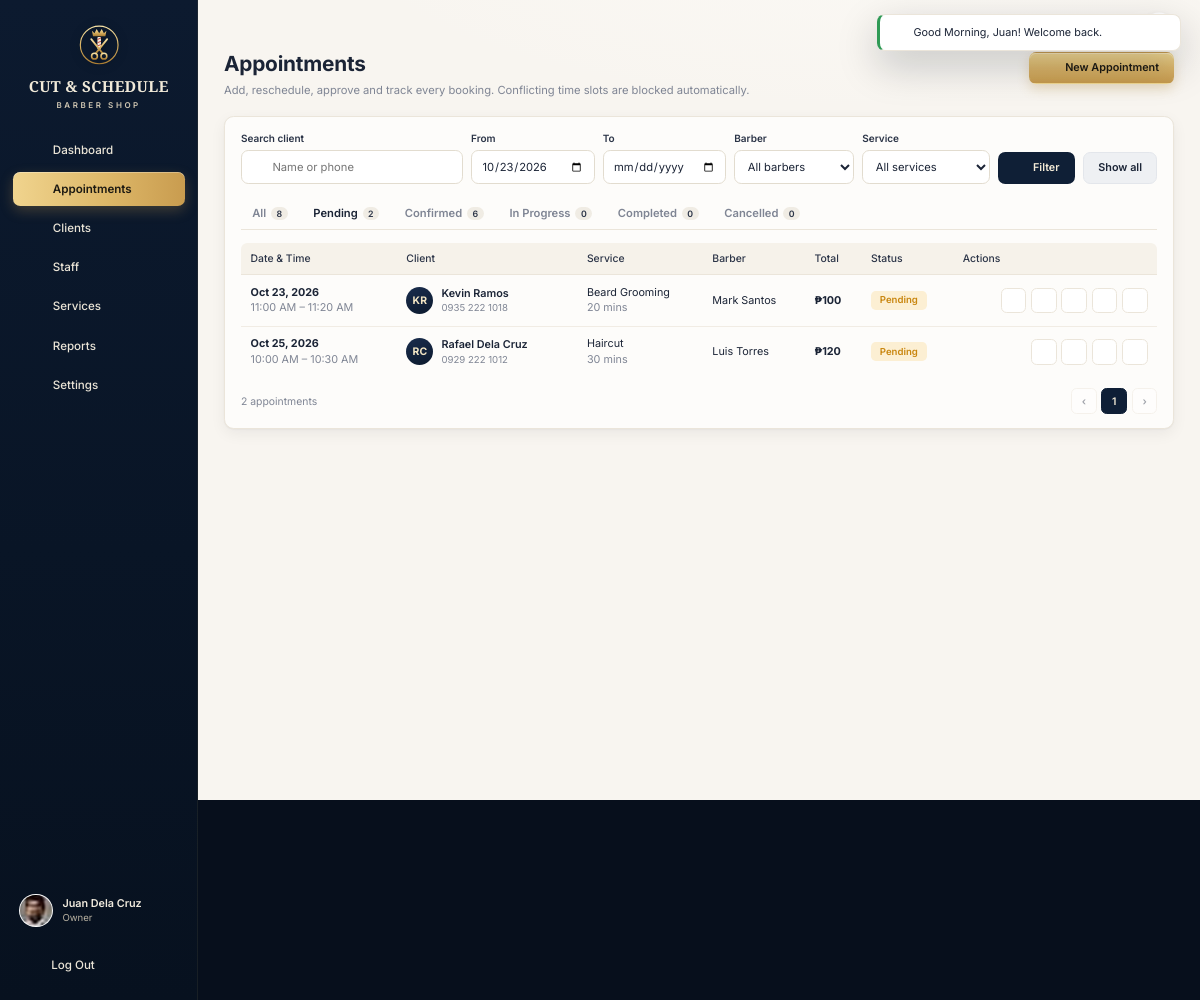
/owner/appointments.php?status=pending&from=2026-10-23 (signed in), run on the app's committed database.
### tables this page shows
CREATE TABLE users (
  id               INT AUTO_INCREMENT PRIMARY KEY,
  name             VARCHAR(100) NOT NULL,
  username         VARCHAR(100) UNIQUE NOT NULL,
  email            VARCHAR(150) UNIQUE NOT NULL,
  phone            VARCHAR(30)  NULL,
  password         VARCHAR(255) NOT NULL,
  role             ENUM('owner','staff','client') NOT NULL,
  status           ENUM('active','inactive') DEFAULT 'active',
  avatar           VARCHAR(255) NULL,
  remember_token   VARCHAR(64)  NULL,
  remember_expires DATETIME     NULL,
  created_at       DATETIME DEFAULT CURRENT_TIMESTAMP,
  updated_at       DATETIME DEFAULT CURRENT_TIMESTAMP ON UPDATE CURRENT_TIMESTAMP
);

CREATE TABLE appointments (
  id               INT AUTO_INCREMENT PRIMARY KEY,
  client_id        INT NOT NULL,
  barber_id        INT NOT NULL,
  service_id       INT NOT NULL,
  appointment_date DATE NOT NULL,
  start_time       TIME NOT NULL,
  end_time         TIME NOT NULL,
  status           ENUM('pending','confirmed','in_progress','completed','cancelled') NOT NULL DEFAULT 'pending',
  base_price       DECIMAL(10,2) NOT NULL,
  discount_type    ENUM('none','senior','pwd') NOT NULL DEFAULT 'none',
  discount_amount  DECIMAL(10,2) NOT NULL DEFAULT 0,
  total_price      DECIMAL(10,2) NOT NULL,
  notes            TEXT NULL,
  created_by       INT NULL,
  completed_at     DATETIME NULL,
  created_at       DATETIME DEFAULT CURRENT_TIMESTAMP,
  updated_at       DATETIME DEFAULT CURRENT_TIMESTAMP ON UPDATE CURRENT_TIMESTAMP,
  INDEX idx_barber_date (barber_id, appointment_date),
  INDEX idx_date_status (appointment_date, status),
  INDEX idx_client (client_id),
  CONSTRAINT fk_appt_client  FOREIGN KEY (client_id)  REFERENCES clients(id)  ON DELETE CASCADE,
  CONSTRAINT fk_appt_barber  FOREIGN KEY (barber_id)  REFERENCES users(id)    ON DELETE RESTRICT,
  CONSTRAINT fk_appt_service FOREIGN KEY (service_id) REFERENCES services(id) ON DELETE RESTRICT,
  CONSTRAINT fk_appt_creator FOREIGN KEY (created_by) REFERENCES users(id)    ON DELETE SET NULL
);

CREATE TABLE clients (
  id                   INT AUTO_INCREMENT PRIMARY KEY,
  user_id              INT NULL UNIQUE,
  name                 VARCHAR(100) NOT NULL,
  email                VARCHAR(150) NULL,
  phone                VARCHAR(30)  NULL,
  discount_type        ENUM('none','senior','pwd') NOT NULL DEFAULT 'none',
  preferred_barber_id  INT NULL,
  preferred_service_id INT NULL,
  notes                TEXT NULL,
  avatar               VARCHAR(255) NULL,
  created_at           DATETIME DEFAULT CURRENT_TIMESTAMP,
  updated_at           DATETIME DEFAULT CURRENT_TIMESTAMP ON UPDATE CURRENT_TIMESTAMP,
  CONSTRAINT fk_client_user    FOREIGN KEY (user_id) REFERENCES users(id) ON DELETE SET NULL,
  CONSTRAINT fk_client_barber  FOREIGN KEY (preferred_barber_id) REFERENCES users(id) ON DELETE SET NULL,
  CONSTRAINT fk_client_service FOREIGN KEY (preferred_service_id) REFERENCES services(id) ON DELETE SET NULL
);

CREATE TABLE services (
  id          INT AUTO_INCREMENT PRIMARY KEY,
  name        VARCHAR(100) NOT NULL,
  description VARCHAR(255) NULL,
  price       DECIMAL(10,2) NOT NULL,
  duration    INT NOT NULL,
  image       VARCHAR(255) NULL,
  status      ENUM('active','archived') DEFAULT 'active',
  sort_order  INT NOT NULL DEFAULT 0,
  created_at  DATETIME DEFAULT CURRENT_TIMESTAMP,
  updated_at  DATETIME DEFAULT CURRENT_TIMESTAMP ON UPDATE CURRENT_TIMESTAMP,
  CHECK (price > 0),
  CHECK (duration > 0)
);

### includes/header.php (shortened to what the rows shown need)
<?php
$role = $user->getRole();
$profileUrl = ['owner' => 'owner/settings.php', 'staff' => 'staff/profile.php', 'client' => 'client/profile.php'][$role];
?>
<!doctype html>
<html lang="en">
<head>
  <link rel="stylesheet" href="<?= asset('assets/css/app.css') ?>">
</head>
<body class="app role-<?= e($role) ?>" data-base="<?= e(BASE_URL) ?>"<?= !empty($fitScreen) ? ' data-fit' : '' ?>>
<div class="app-shell">
  <aside class="sidebar" id="sidebar">
      <?php foreach (nav_items($role) as [$key, $label, $href, $ico]): ?>
          <?= icon($ico, '', 20) ?><span><?= e($label) ?></span>
      <?php endforeach; ?>
    <div class="sidebar-foot">
      <a class="sidebar-user" href="<?= url($profileUrl) ?>">
        <?= avatar($user->getName(), $user->getAvatar(), 42) ?>
        <span>
          <strong><?= e($user->getName()) ?></strong>
          <small><?= e($user->roleLabel()) ?></small>
        </span>
      </a>
    </div>
  </aside>
  <div class="main">
    <main class="content">

### includes/functions.php (shortened to what the rows shown need)
<?php
function e($value): string
{
    return htmlspecialchars((string) ($value ?? ''), ENT_QUOTES, 'UTF-8');
}
function url(string $path = ''): string
{
    return BASE_URL . '/' . ltrim($path, '/');
}
function asset(string $path): string
{
    $file = APP_ROOT . '/' . ltrim($path, '/');
    $v = is_file($file) ? filemtime($file) : 1;
    return url($path) . '?v=' . $v;
}
function input(string $key, $default = '')
{
    $v = $_POST[$key] ?? $_GET[$key] ?? $default;
    return is_string($v) ? trim($v) : $v;
}
function peso($amount): string
{
    $amount = (float) $amount;
    $decimals = abs($amount - round($amount)) < 0.005 ? 0 : 2;
    return '₱' . number_format($amount, $decimals);
}
function fmt_time(?string $time, bool $pad = false): string
{
    return date($pad ? 'h:i A' : 'g:i A', strtotime('2000-01-01 ' . $time));
}
function fmt_date(?string $date, string $format = 'M j, Y'): string
{
    return $date ? date($format, strtotime($date)) : '';
}
function initials(string $name): string
{
    $parts = preg_split('/\s+/', trim($name));
    $first = mb_substr($parts[0] ?? '', 0, 1);
    $last = count($parts) > 1 ? mb_substr(end($parts), 0, 1) : '';
    return mb_strtoupper($first . $last);
}
function media_url(?string $path): ?string
{
    if (!$path) {
        return null;
    }
    return is_file(APP_ROOT . '/' . $path) ? url($path) : null;
}
function avatar(?string $name, ?string $path = null, int $size = 40, string $class = ''): string
{
    $src = media_url($path);
    $style = "width:{$size}px;height:{$size}px;";
    if ($src) {
        return '<img class="avatar ' . e($class) . '" src="' . e($src) . '" alt="' . e($name) . '" style="' . $style . '">';
    }
    $fs = max(10, (int) round($size * 0.38));
    return '<span class="avatar avatar-initials ' . e($class) . '" style="' . $style . 'font-size:' . $fs . 'px">' . e(initials($name ?? '?')) . '</span>';
}
function status_badge(string $status, bool $staffView = false): string
{
    $label = Appointment::statusLabel($status, $staffView);
    $cls = $staffView && in_array($status, ['pending', 'confirmed'], true) ? 'upcoming' : $status;
    return '<span class="badge badge-' . e($cls) . '">' . e($label) . '</span>';
}
function discount_label(string $type): string
{
    return ['none' => 'Regular', 'senior' => 'Senior Citizen', 'pwd' => 'PWD'][$type] ?? 'Regular';
}
function valid_date(?string $date, ?string $fallback = null): ?string
{
    $d = $date ? DateTime::createFromFormat('Y-m-d', $date) : false;
    return $d && $d->format('Y-m-d') === $date ? $date : $fallback;
}
function appt_fill(array $a): string
{
    return json_encode([
        'd_client'  => $a['client_name'] ?? '',
        'd_phone'   => $a['client_phone'] ?? '—',
        'd_service' => $a['service_name'] ?? '',
        'd_barber'  => $a['barber_name'] ?? '',
        'd_date'    => fmt_date($a['appointment_date'], 'l, M j, Y'),
        'd_time'    => fmt_time($a['start_time']) . ' – ' . fmt_time($a['end_time']),
        'd_status'  => Appointment::statusLabel($a['status']),
        'd_rate'    => discount_label($a['discount_type'] ?? 'none'),
        'd_price'   => peso($a['total_price']) . ((float) ($a['discount_amount'] ?? 0) > 0 ? ' (−' . peso($a['discount_amount']) . ')' : ''),
        'd_notes'   => $a['notes'] ?: '—',
        'd_avatar'  => media_url($a['service_image'] ?? null) ?? '',
    ]);
}
function paginate(int $total, int $perPage = 15): array
{
    $pages = max(1, (int) ceil($total / $perPage));
    $page = min($pages, max(1, (int) ($_GET['page'] ?? 1)));
    return [($page - 1) * $perPage, $pages, $page];
}

### owner/appointments.php (shortened to what the rows shown need)
<?php
require __DIR__ . '/../includes/bootstrap.php';
$user = Auth::requireRole('owner');
$status = array_key_exists(input('status'), Appointment::STATUSES) ? input('status') : '';
$from = valid_date(input('from'), input('date') ? valid_date(input('date')) : null);
$where = ['1=1'];
$params = [];
if ($from) { $where[] = 'a.appointment_date >= ?'; $params[] = $from; }
$baseWhere = implode(' AND ', $where);
$counts = ['' => 0];
foreach (Database::all("SELECT a.status, COUNT(*) n FROM appointments a JOIN clients c ON c.id = a.client_id WHERE $baseWhere GROUP BY a.status", $params) as $r) {
    $counts[$r['status']] = (int) $r['n'];
    $counts[''] += (int) $r['n'];
}
$listWhere = $baseWhere . ($status ? ' AND a.status = ?' : '');
$listParams = $status ? array_merge($params, [$status]) : $params;
$total = $status ? ($counts[$status] ?? 0) : $counts[''];
[$offset, $pages, $page] = paginate($total, 15);
$order = ($from && $from >= date('Y-m-d')) || $status === 'pending' ? 'ASC' : 'DESC';
$rows = Database::all(
    "SELECT a.*, c.name AS client_name, c.phone AS client_phone, c.avatar AS client_avatar, s.name AS service_name, s.image AS service_image,
            s.duration, u.name AS barber_name
     FROM appointments a JOIN clients c ON c.id = a.client_id JOIN services s ON s.id = a.service_id JOIN users u ON u.id = a.barber_id
     WHERE $listWhere ORDER BY a.appointment_date $order, a.start_time $order LIMIT $offset, 15",
    $listParams
);
$barbers = Barber::allActive();
require __DIR__ . '/../includes/header.php';
?>
<div class="page-head">
  <div>
    <h1>Appointments</h1>
  </div>
</div>
<section class="card">
  <?php if (!$rows): ?>
    <div class="empty"><?= icon('calendar', '', 36) ?><h3>No appointments found</h3><p>Try a different filter or create a new appointment.</p></div>
  <?php else: ?>
    <div class="table-wrap">
      <table class="tbl tbl-responsive">
        <thead><tr><th>Date &amp; Time</th><th>Client</th><th>Service</th><th>Barber</th><th>Total</th><th>Status</th><th class="text-right">Actions</th></tr></thead>
        <tbody>
        <?php foreach ($rows as $a):
            $isToday = $a['appointment_date'] === date('Y-m-d');
            $editFill = json_encode([
                'appointment_id' => $a['id'], 'service_id' => $a['service_id'], 'barber_id' => $a['barber_id'],
                'appointment_date' => max($a['appointment_date'], date('Y-m-d')), 'start_time' => substr($a['start_time'], 0, 5),
                'discount_type' => $a['discount_type'], 'notes' => $a['notes'] ?? '', 'client_label' => $a['client_name'],
            ]);
        ?>
          <tr>
            <td data-label="Date &amp; Time" class="nowrap"><strong><?= fmt_date($a['appointment_date'], 'M j, Y') ?></strong><br><span class="t-muted"><?= fmt_time($a['start_time'], true) ?> – <?= fmt_time($a['end_time'], true) ?></span></td>
            <td data-label="Client">
              <a class="tbl-person" href="<?= url('owner/client_view.php?id=' . (int) $a['client_id']) ?>">
                <?= avatar($a['client_name'], $a['client_avatar'], 34) ?>
                <span><strong><?= e($a['client_name']) ?></strong><small><?= e($a['client_phone'] ?? '') ?></small></span>
              </a>
            </td>
            <td data-label="Service"><?= e($a['service_name']) ?><br><span class="t-muted"><?= (int) $a['duration'] ?> mins</span></td>
            <td data-label="Barber"><?= e($a['barber_name']) ?></td>
            <td data-label="Total" class="nowrap"><strong><?= peso($a['total_price']) ?></strong></td>
            <td data-label="Status"><?= status_badge($a['status']) ?></td>
            <td class="tbl-actions-cell">
              <div class="tbl-actions">
                <button class="icon-action" type="button" title="View details" data-modal-open="detailsModal" data-fill="<?= e(appt_fill($a)) ?>"><?= icon('eye', '', 16) ?></button>
                <?php if ($a['status'] === 'pending'): ?>
                  <form class="inline" method="post"><?= csrf_field() ?><input type="hidden" name="action" value="confirm"><input type="hidden" name="appointment_id" value="<?= (int) $a['id'] ?>">
                    <button class="icon-action success" type="submit" title="Approve / confirm"><?= icon('check', '', 16, 2.2) ?></button></form>
                <?php endif; ?>
                <?php if (in_array($a['status'], ['pending', 'confirmed'], true) && $isToday): ?>
                  <form class="inline" method="post"><?= csrf_field() ?><input type="hidden" name="action" value="start"><input type="hidden" name="appointment_id" value="<?= (int) $a['id'] ?>">
                    <button class="icon-action" type="submit" title="Start service"><?= icon('play', '', 15) ?></button></form>
                <?php endif; ?>
                <?php if (in_array($a['status'], ['pending', 'confirmed'], true)): ?>
                  <button class="icon-action" type="button" title="Edit / reschedule" data-modal-open="editModal" data-fill="<?= e($editFill) ?>"><?= icon('pencil', '', 15) ?></button>
                  <form class="inline" method="post" data-confirm="Cancel this appointment for <?= e($a['client_name']) ?>?" data-confirm-style="danger" data-confirm-label="Cancel appointment">
                    <button class="icon-action danger" type="submit" title="Cancel"><?= icon('x', '', 16, 2.2) ?></button></form>
                <?php endif; ?>
              </div>
            </td>
          </tr>
        <?php endforeach; ?>
        </tbody>
      </table>
    </div>
  <?php endif; ?>
</section>
<?php require __DIR__ . '/../includes/footer.php'; ?>

### includes/icons.php (shortened to what the rows shown need)
<?php
function icon(string $name, string $class = '', int $size = 20, float $stroke = 1.8): string
{
    static $paths = null;
    $body = $paths[$name] ?? $paths['info'];
    $cls = trim('icon ' . $class);
    return '<svg class="' . $cls . '" width="' . $size . '" height="' . $size . '" viewBox="0 0 24 24" fill="none" stroke="currentColor" stroke-width="' . $stroke . '" stroke-linecap="round" stroke-linejoin="round" aria-hidden="true">' . $body . '</svg>';
}

### data on the page
users: avatar (picture), name "Juan Dela Cruz"
appointments: appointment_date "Oct 23, 2026", start_time "11:00 AM", end_time "11:20 AM", client.name "KR", client.name "Kevin Ramos", client.phone "0935 222 1018", service.name "Beard Grooming", service.duration "20", barber.name "Mark Santos", total_price "₱100", status "Pending", $size 16 (drawn)
appointments: appointment_date "Oct 25, 2026", start_time "10:00 AM", end_time "10:30 AM", client.name "RC", client.name "Rafael Dela Cruz", client.phone "0929 222 1012", service.name "Haircut", service.duration "30", barber.name "Luis Torres", total_price "₱120", status "Pending", $size 16 (drawn)

### other printed values
$label "Dashboard"
$label "Appointments"
$label "Clients"
$label "Staff"
$label "Services"
$label "Reports"
$label "Settings"
$user->roleLabel() "Owner"
$f['message'] "Good Morning, Juan! Welcome back."
$counts[''] "8"
$label "Pending"
$counts[$k] "2"
$label "Confirmed"
$counts[$k] "6"
$label "In Progress"
